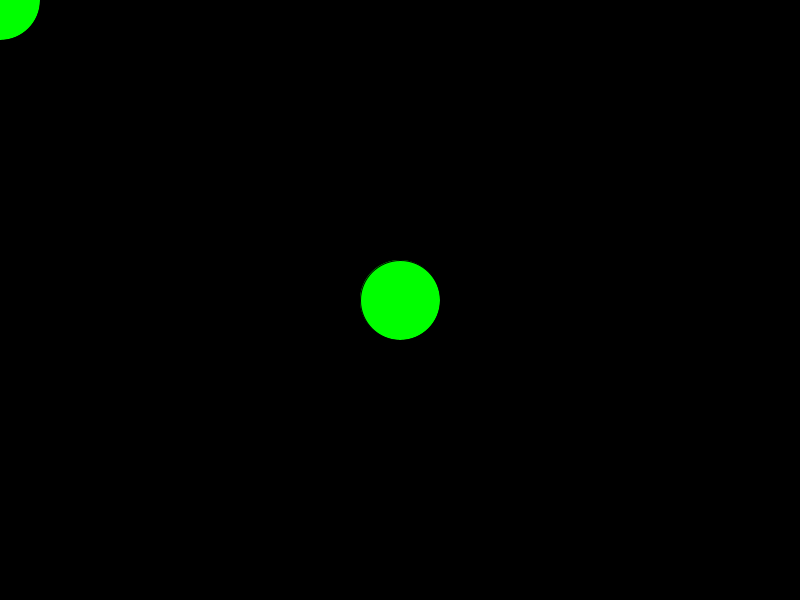
Frame 1 (no input)
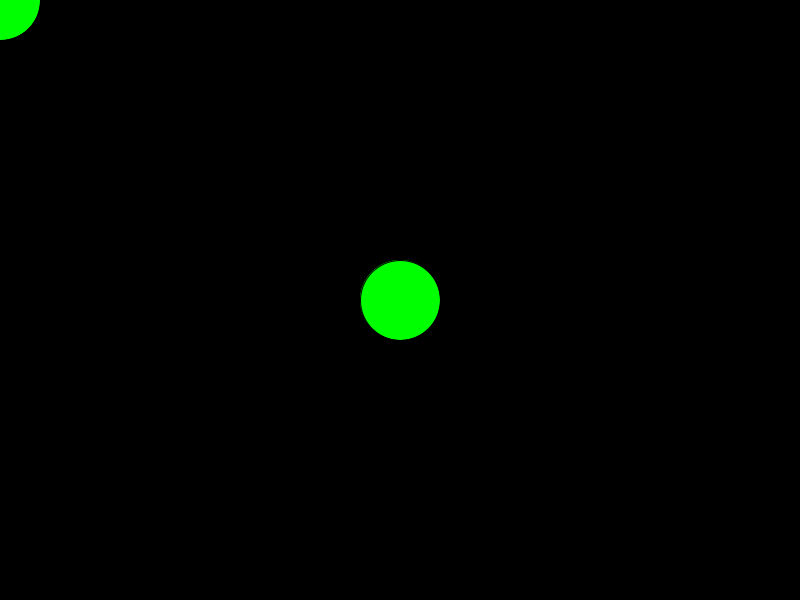
Frame 60 (the mouse pressed at the canvas centre just before this capture)
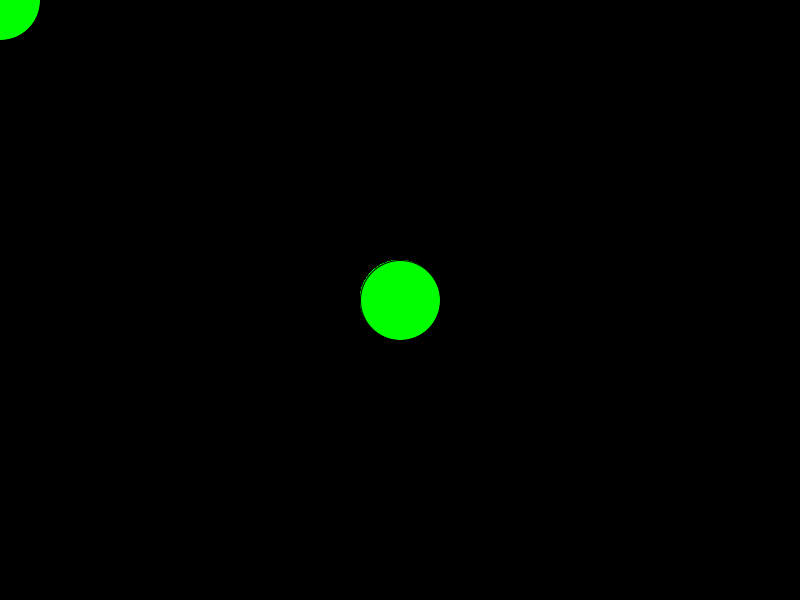
Frame 120 (the mouse held since frame 60 and released just before this capture)

The Processing sketch that drew these frames (run headless with seeded random() and noise(); from frame 60 on, the mouse is pressed at the canvas centre):

// Processing sketch: first_test
// ── first_test.pde

color red = color(255, 0, 0);
color green = color(0, 255, 0);
color blue = color(0, 0, 255);

void setup() {
  background(0);
  size(800, 600);
  fill(green);
  ellipse(400, 300, 80, 80);
}

  
void draw() {
  ellipse(mouseX, mouseY, 80, 80);
}
